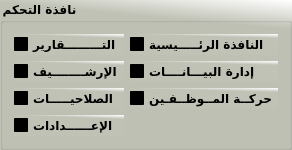
                       <widget class="QGroupBox" name="groupBox_18">
                        <property name="maximumSize">
                         <size>
                          <width>700</width>
                          <height>400</height>
                         </size>
                        </property>
                        <property name="font">
                         <font>
                          <family>PT Bold Heading</family>
                          <pointsize>9</pointsize>
                          <weight>75</weight>
                          <italic>false</italic>
                          <bold>true</bold>
                         </font>
                        </property>
                        <property name="styleSheet">
                         <string notr="true">background:rgb(231, 231, 231);
background-color: qlineargradient(spread:pad, x1:0.964478, y1:0.193, x2:1, y2:0, stop:0 rgba(191, 194, 181, 255), stop:1 rgba(255, 255, 255, 255));    font: 9pt &quot;PT Bold Heading&quot;;
    font-weight: bold;
 color:rgb</string>
                        </property>
                        <property name="title">
                         <string>نافذة التحكم</string>
                        </property>
                        <layout class="QGridLayout" name="gridLayout_23">
                         <item row="0" column="0">
                          <widget class="QCheckBox" name="checkBox_432">
                           <property name="font">
                            <font>
                             <family>PT Bold Heading</family>
                             <pointsize>9</pointsize>
                             <weight>75</weight>
                             <italic>false</italic>
                             <bold>true</bold>
                            </font>
                           </property>
                           <property name="text">
                            <string>التـــــــــقارير</string>
                           </property>
                          </widget>
                         </item>
                         <item row="0" column="1">
                          <widget class="QCheckBox" name="checkBox_435">
                           <property name="font">
                            <font>
                             <family>PT Bold Heading</family>
                             <pointsize>9</pointsize>
                             <weight>75</weight>
                             <italic>false</italic>
                             <bold>true</bold>
                            </font>
                           </property>
                           <property name="text">
                            <string>النافذة الرئـــــيسية</string>
                           </property>
                          </widget>
                         </item>
                         <item row="1" column="0">
                          <widget class="QCheckBox" name="checkBox_433">
                           <property name="font">
                            <font>
                             <family>PT Bold Heading</family>
                             <pointsize>9</pointsize>
                             <weight>75</weight>
                             <italic>false</italic>
                             <bold>true</bold>
                            </font>
                           </property>
                           <property name="text">
                            <string>الإرشــــــــيف</string>
                           </property>
                          </widget>
                         </item>
                         <item row="1" column="1">
                          <widget class="QCheckBox" name="checkBox_434">
                           <property name="font">
                            <font>
                             <family>PT Bold Heading</family>
                             <pointsize>9</pointsize>
                             <weight>75</weight>
                             <italic>false</italic>
                             <bold>true</bold>
                            </font>
                           </property>
                           <property name="text">
                            <string>إدارة البيـــانــــات</string>
                           </property>
                          </widget>
                         </item>
                         <item row="2" column="0">
                          <widget class="QCheckBox" name="checkBox_437">
                           <property name="font">
                            <font>
                             <family>PT Bold Heading</family>
                             <pointsize>9</pointsize>
                             <weight>75</weight>
                             <italic>false</italic>
                             <bold>true</bold>
                            </font>
                           </property>
                           <property name="text">
                            <string>الصلاحيـــــات</string>
                           </property>
                          </widget>
                         </item>
                         <item row="2" column="1">
                          <widget class="QCheckBox" name="checkBox_436">
                           <property name="font">
                            <font>
                             <family>PT Bold Heading</family>
                             <pointsize>9</pointsize>
                             <weight>75</weight>
                             <italic>false</italic>
                             <bold>true</bold>
                            </font>
                           </property>
                           <property name="text">
                            <string>حركــة المــوظــفـين</string>
                           </property>
                          </widget>
                         </item>
                         <item row="3" column="0">
                          <widget class="QCheckBox" name="checkBox_431">
                           <property name="font">
                            <font>
                             <family>PT Bold Heading</family>
                             <pointsize>9</pointsize>
                             <weight>75</weight>
                             <italic>false</italic>
                             <bold>true</bold>
                            </font>
                           </property>
                           <property name="text">
                            <string>الإعــــــدادات</string>
                           </property>
                          </widget>
                         </item>
                        </layout>
                       </widget>
